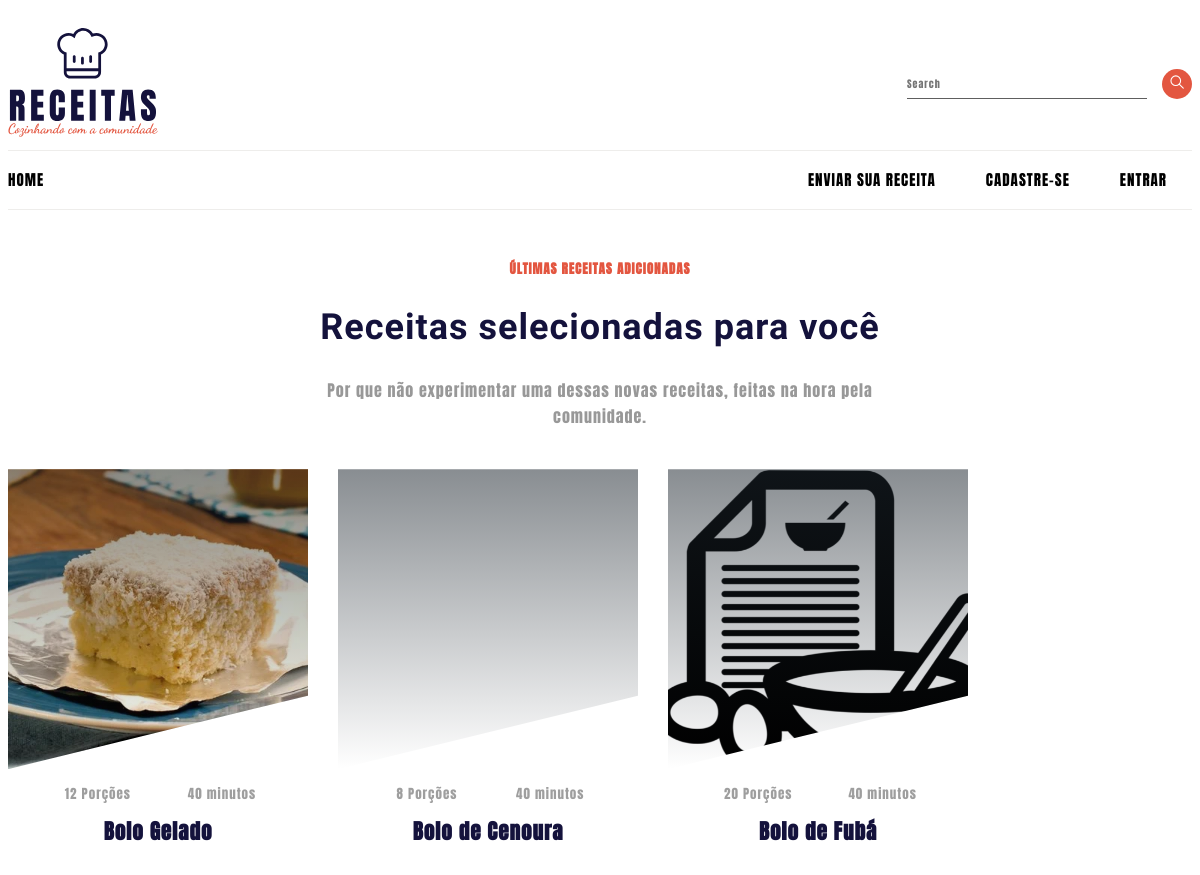
Screenshot of /categoria/bolo with the database file from the repository.
### receitas/models.py (models this page shows, shortened)
class Receita(models.Model):
  pessoa = models.ForeignKey(User, on_delete = models.CASCADE)
  nome = models.CharField(max_length = 200)
  ingredientes = models.TextField()
  modo_preparo = models.TextField()
  tempo_preparo = models.IntegerField()
  rendimento = models.IntegerField()
  categoria = models.CharField(max_length = 100)
  data_receita = models.DateTimeField(default = datetime.now, blank = True)
  foto = models.ImageField(upload_to = 'fotos/%d/%m/%Y', blank = True)
  publicado = models.BooleanField(default = False)

### receitas/views.py (the view)
# urls.py: path('categoria/<slug:categoria>', views.categoria, name = 'categoria'),
def categoria(request, categoria):
  lista_categoria = Receita.objects.order_by('-data_receita').filter(publicado=True).filter(categoria = categoria)
  categoria_a_exibir = { 'receitas': lista_categoria }
  return render(request, 'categoria.html', categoria_a_exibir)

### templates/categoria.html (shortened to what this page needs)
{% extends 'base.html' %}
{% load static %}
{% block content %}
{% include 'partials/_menu.html' %}
<main>
  <header class="box__header">
    <h6>Últimas receitas adicionadas</h6>
    <h2>Receitas selecionadas para você</h2>
    <h5>Por que não experimentar uma dessas novas receitas, feitas na hora pela comunidade.</h5>
  </header>
  <div class="box__container">
    {% if receitas %}
    {% for receita in receitas %}
    <article class="recipe">
      <header class="header__recipe">
        {% if receita.foto == '' %}
        <a><span class="thumbnail__recipe size__medium"
            style="background-image: url('{% static 'Image/receita_sem_imagem.png' %}');"></span></a>
        {% else %}
        <a><span class="thumbnail__recipe size__medium"
            style="background-image: url('{{ receita.foto.url }}');"></span></a>
        {% endif %}
      </header>
      <div class="recipe__content">
        <footer class="recipe__footer">
          <div class="recipe__portions">
            <span>{{ receita.rendimento }} Porções</span>
          </div>
          <div class="recipe__cooking_time">
            <span>{{ receita.tempo_preparo }} minutos</span>
          </div>
        </footer>
        <h3 class="recipe__title">
          <a href="{% url 'receita' receita.id %}">{{ receita.nome }}</a>
        </h3>
      </div>
    </article>
    {% endfor %}
    {% else %}
    <h2 class="sem__receita">Nenhuma Receita cadastrada! :(</h2>
    {% endif %}
  </div>
</main>
{% endblock %}

### projetoReceita/static/css/styles.css (style rules this page uses)
:root { --brand-color: #e35640; --blue-color: #14123c; }
* { box-sizing: border-box; font-size: 10px; font-family: 'Anton', sans-serif; letter-spacing: 1px; }
main { max-width: 130rem; margin: 5rem auto; }
.box__header { margin: 0 auto 4rem; }
.box__header h6 { text-align: center; color: var(--brand-color); text-transform: uppercase; position: relative; font-style: normal; font-size: 1.3rem; line-height: 1.4em; max-width: 30rem; margin: 0 auto 1rem; }
.box__header h2 { font-size: 3.6rem; font-family: 'Dancing Script', cursive; line-height: 1.1; text-align: center; color: var(--blue-color); }
.box__header h5 { max-width: 56rem; clear: both; float: inherit; margin-left: auto; margin-right: auto; margin-top: 2rem; line-height: 1.625; font-weight: 400; text-align: center; font-size: 1.6rem; opacity: .4; }
.box__container { display: flex; gap: 3rem; flex-wrap: wrap; }
.recipe { width: 30rem; }
.thumbnail__recipe { z-index: 1; display: block; background-repeat: no-repeat; background-position: center; background-size: cover; position: relative; }
.size__medium { clip-path: polygon(0 0, 102% 0, 102% 75%, 0% 100%); height: 30rem; }
.size__medium::before { content: ""; position: absolute; z-index: 3; width: 100%; height: 100%; background: linear-gradient(to top, rgba(29, 38, 46, 0), rgba(29, 38, 46, .75) 100%); opacity: .7; }
.recipe__footer { display: flex; justify-content: space-evenly; margin: 1.5rem 0; }
.recipe__portions span, .recipe__cooking_time span { font-size: 1.3rem; font-weight: 400; color: #404040; opacity: .5; }
.recipe__title { transition: .3s ease-in-out all; text-align: center; word-break: break-word; }
.recipe__title a { color: var(--blue-color); text-decoration: none; font-size: 2.1rem; line-height: 1.33; }
.recipe__content { margin-bottom: 1.5rem; }

### rows the page displays
Receita: foto (picture), rendimento "12", tempo_preparo "40", nome "Bolo Gelado"
Receita: rendimento "8", tempo_preparo "40", nome "Bolo de Cenoura"
Receita: rendimento "20", tempo_preparo "40", nome "Bolo de Fubá"
